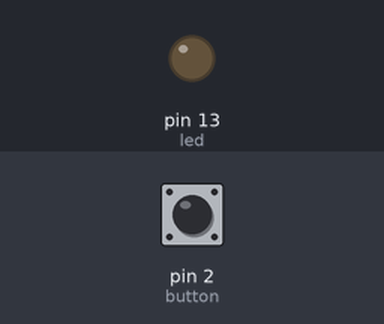
Recording of a sketch running on a simulated Arduino Uno, built with avr-gcc and run on an emulated ATmega328P. Shown: output pins drawn as LEDs (lit = HIGH). The inputs (shaded band) are chosen by the test bench; at power-on: pin 2 (button) LOW. What the sketch prints to the serial monitor is not drawn.

Above: at 1.2 s.
1.3 s: pin 2 (button) pulled HIGH for 0.15 s
At 1.48 s:
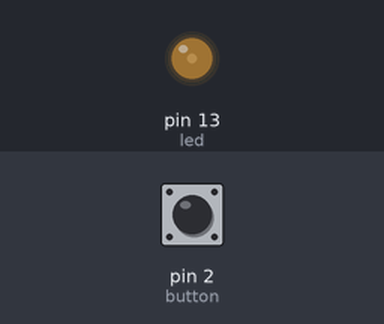
4.3 s: pin 2 (button) pulled HIGH for 1 s
At 6.6 s:
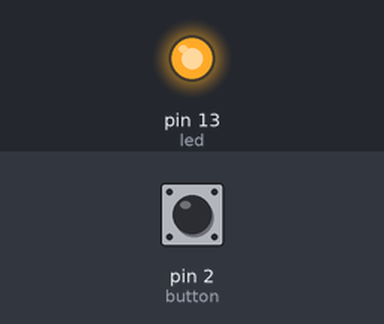
Timing chart, 0 to 8.1 s (numbered marks = the images above; inputs shaded):
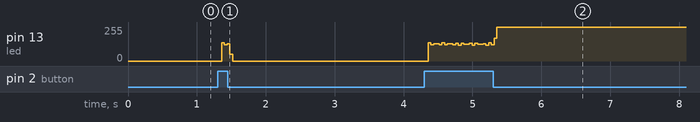

The sketch:

Led_PushButton-2.ino
```cpp
const byte button = 2;
const byte led = 13;

int statusTombol = 0;
int statusLed = LOW;

void setup()
{
  Serial.begin(9600);
  pinMode(button, INPUT);
  pinMode(led, OUTPUT);
}

void loop()
{
  statusTombol = digitalRead(button);
  Serial.println(statusTombol);
  if(statusTombol == 1){
    statusLed=!statusLed;
//    delay(1000);
  }
  digitalWrite(led, statusLed);
}
```
